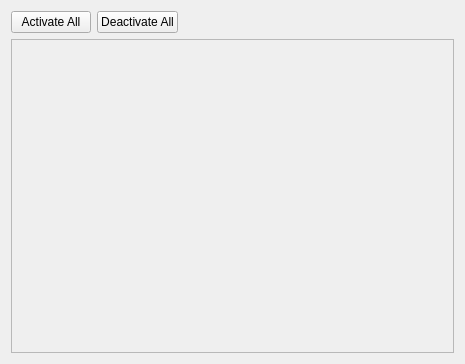
<?xml version="1.0" encoding="UTF-8"?>
<ui version="4.0">
 <class>ActivationWidget</class>
 <widget class="FloatingWidget" name="ActivationWidget">
  <property name="geometry">
   <rect>
    <x>0</x>
    <y>0</y>
    <width>465</width>
    <height>364</height>
   </rect>
  </property>
  <property name="windowTitle">
   <string>Form</string>
  </property>
  <layout class="QGridLayout" name="gridLayout_2">
   <item row="0" column="0">
    <widget class="QPushButton" name="activateAll">
     <property name="text">
      <string>Activate All</string>
     </property>
    </widget>
   </item>
   <item row="0" column="1">
    <widget class="QPushButton" name="deactivateAll">
     <property name="text">
      <string>Deactivate All</string>
     </property>
    </widget>
   </item>
   <item row="0" column="2">
    <spacer name="horizontalSpacer">
     <property name="orientation">
      <enum>Qt::Horizontal</enum>
     </property>
     <property name="sizeHint" stdset="0">
      <size>
       <width>147</width>
       <height>20</height>
      </size>
     </property>
    </spacer>
   </item>
   <item row="1" column="0" colspan="3">
    <widget class="QScrollArea" name="scrollArea">
     <property name="widgetResizable">
      <bool>true</bool>
     </property>
     <widget class="QWidget" name="scrollAreaWidgetContents">
      <property name="geometry">
       <rect>
        <x>0</x>
        <y>0</y>
        <width>451</width>
        <height>320</height>
       </rect>
      </property>
      <layout class="QGridLayout" name="gridLayout">
       <item row="0" column="0">
        <layout class="QVBoxLayout" name="listLayout">
         <property name="spacing">
          <number>0</number>
         </property>
        </layout>
       </item>
       <item row="1" column="0">
        <spacer name="verticalSpacer">
         <property name="orientation">
          <enum>Qt::Vertical</enum>
         </property>
         <property name="sizeHint" stdset="0">
          <size>
           <width>20</width>
           <height>40</height>
          </size>
         </property>
        </spacer>
       </item>
      </layout>
     </widget>
    </widget>
   </item>
  </layout>
 </widget>
 <customwidgets>
  <customwidget>
   <class>FloatingWidget</class>
   <extends>QWidget</extends>
   <header>floatingwidget.h</header>
   <container>1</container>
  </customwidget>
 </customwidgets>
 <resources/>
 <connections/>
</ui>
